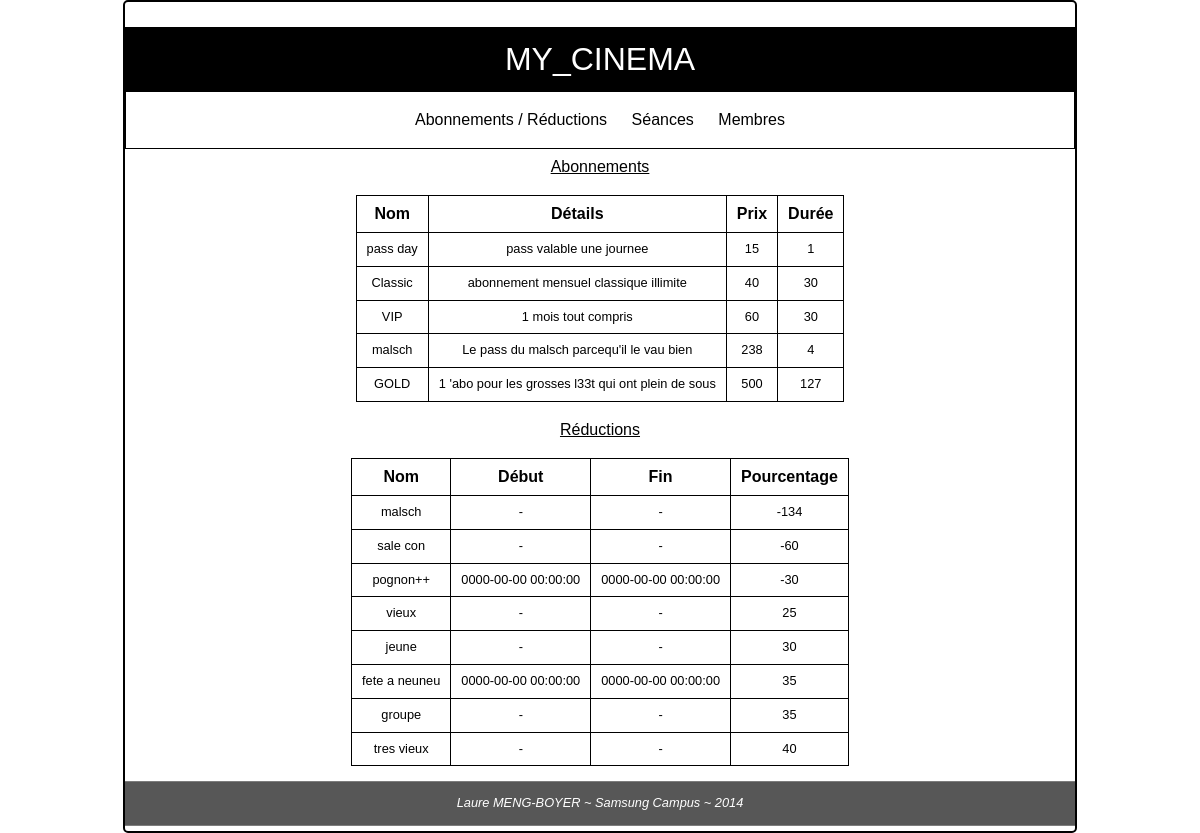
/aboReduc.php, run on the app's committed database.
### tables this page shows
CREATE TABLE `tp_abonnement` (
  `id_abo` int(11) NOT NULL,
  `nom` varchar(255) NOT NULL,
  `resum` varchar(255) NOT NULL,
  `prix` int(11) NOT NULL,
  `duree_abo` tinyint(4) NOT NULL,
    PRIMARY KEY(`id_abo`)
);

CREATE TABLE `tp_reduction` (
  `id_reduction` int(11) NOT NULL,
  `nom` varchar(255) NOT NULL,
  `date_debut` datetime NULL,
  `date_fin` datetime NULL,
  `pourcentage_reduc` int(11) NOT NULL,
    PRIMARY KEY(`id_reduction`)
);

### aboReduc.php (the view, shortened to what this page needs)
<?php
include("includes/connectBDD.php");
$query = 'SELECT `id_abo`, `nom`, `resum`, `prix`, `duree_abo` AS duree FROM `tp_abonnement` WHERE `id_abo` != 5 ORDER BY `prix`';
$abos = $bdd->query($query);
$abos = $abos->fetchAll();
$query = 'SELECT `nom`, `date_debut` AS debut, `date_fin` AS fin, `pourcentage_reduc` AS pourcentage FROM `tp_reduction` ORDER BY pourcentage';
$reduc = $bdd->query($query);
$reduc = $reduc->fetchAll();
?>
<!DOCTYPE html>
<html>
<head>
	<link rel="stylesheet" href="css/style.css" />
</head>
<body>
	<div id="main">
		<?php
		include("includes/header.php");
		include("includes/nav.php"); ?>
		<section id="abo">
			<header><h2>Abonnements</h2></header>
			<table>
				<tr>
					<th>Nom</th>
					<th>Détails</th>
					<th>Prix</th>
					<th>Durée</th>
				</tr>
				<?php
				foreach ($abos as $elem)
				{
					?>
					<tr>
						<td><?php echo $elem['nom']; ?></td>
						<td><?php echo $elem['resum']; ?></td>
						<td><?php echo $elem['prix']; ?></td>
						<td><?php echo $elem['duree']; ?></td>
					</tr>
					<?php
				}
				?>
			</table>
		</section>
		<section id="reduc">
			<header><h2>Réductions</h2></header>
			<table>
				<tr>
					<th>Nom</th>
					<th>Début</th>
					<th>Fin</th>
					<th>Pourcentage</th>
				</tr>
				<?php
				foreach ($reduc as $elem)
				{
					?>
					<tr>
						<td><?php echo $elem['nom']; ?></td>
						<td><?php
						if($elem['debut'] == "")
						{
							echo "-";
						}
						else
						{
							echo $elem['debut'];
						} ?>
					</td>
					<td>
						<?php
						if($elem['fin'] == "")
						{
							echo "-";
						}
						else
						{
							echo $elem['fin'];
						} ?>
					</td>
					<td><?php echo $elem['pourcentage']; ?></td>
				</tr>
				<?php
			}
			?>
		</table>
	</section>
	<?php include("includes/footer.php"); ?>
</div>
</body>
</html>

### css/style.css (style rules this page uses)
html, body, div, span, applet, object, iframe, h1, h2, h3, h4, h5, h6, p, blockquote, pre, a, abbr, acronym, address, big, cite, code, del, dfn, em, img, ins, kbd, q, s, samp, small, strike, strong, sub, sup, tt, var, b, u, i, center, dl, dt, dd, ol, ul, li, fieldset, form, label, legend, table, caption, tbody, tfoot, thead, tr, th, td, article, aside, canvas, details, embed, figure, figcaption, footer, header, hgroup, menu, nav, output, ruby, section, summary, time, mark, audio, video { margin: 0; padding: 0; border: 0; font-size: 100%; font: inherit; vertical-align: baseline; }
article, aside, details, figcaption, figure, footer, header, hgroup, menu, nav, section { display: block; }
body { line-height: 1; }
table { border-collapse: collapse; border-spacing: 0; }
h2 { margin: 0 0 20px 0; text-decoration: underline; text-align: center; }
table { margin: auto; margin-top: 15px; }
table td, table th { border: 1px black solid; padding: 10px; text-align: center; }
table th { font-weight: bold; }
table td { font-size: 0.8em; }
#main { width: 950px; margin: auto; border: 2px solid black; border-radius: 5px; font-family: Helvetica, sans-serif; }
#abo, #reduc { padding: 10px; }

### data on the page
tp_abonnement: nom "pass day", resum "pass valable une journee", prix "15", duree_abo "1"
tp_abonnement: nom "Classic", resum "abonnement mensuel classique illimite", prix "40", duree_abo "30"
tp_abonnement: nom "VIP", resum "1 mois tout compris", prix "60", duree_abo "30"
tp_abonnement: nom "malsch", resum "Le pass du malsch parcequ'il le vau bien", prix "238", duree_abo "4"
tp_abonnement: nom "GOLD", resum "1 'abo pour les grosses l33t qui ont plein de sous", prix "500", duree_abo "127"
tp_reduction: nom "malsch", pourcentage_reduc "-134"
tp_reduction: nom "sale con", pourcentage_reduc "-60"
tp_reduction: nom "pognon++", date_debut "0000-00-00 00:00:00", date_fin "0000-00-00 00:00:00", pourcentage_reduc "-30"
tp_reduction: nom "vieux", pourcentage_reduc "25"
tp_reduction: nom "jeune", pourcentage_reduc "30"
tp_reduction: nom "fete a neuneu", date_debut "0000-00-00 00:00:00", date_fin "0000-00-00 00:00:00", pourcentage_reduc "35"
tp_reduction: nom "groupe", pourcentage_reduc "35"
tp_reduction: nom "tres vieux", pourcentage_reduc "40"
